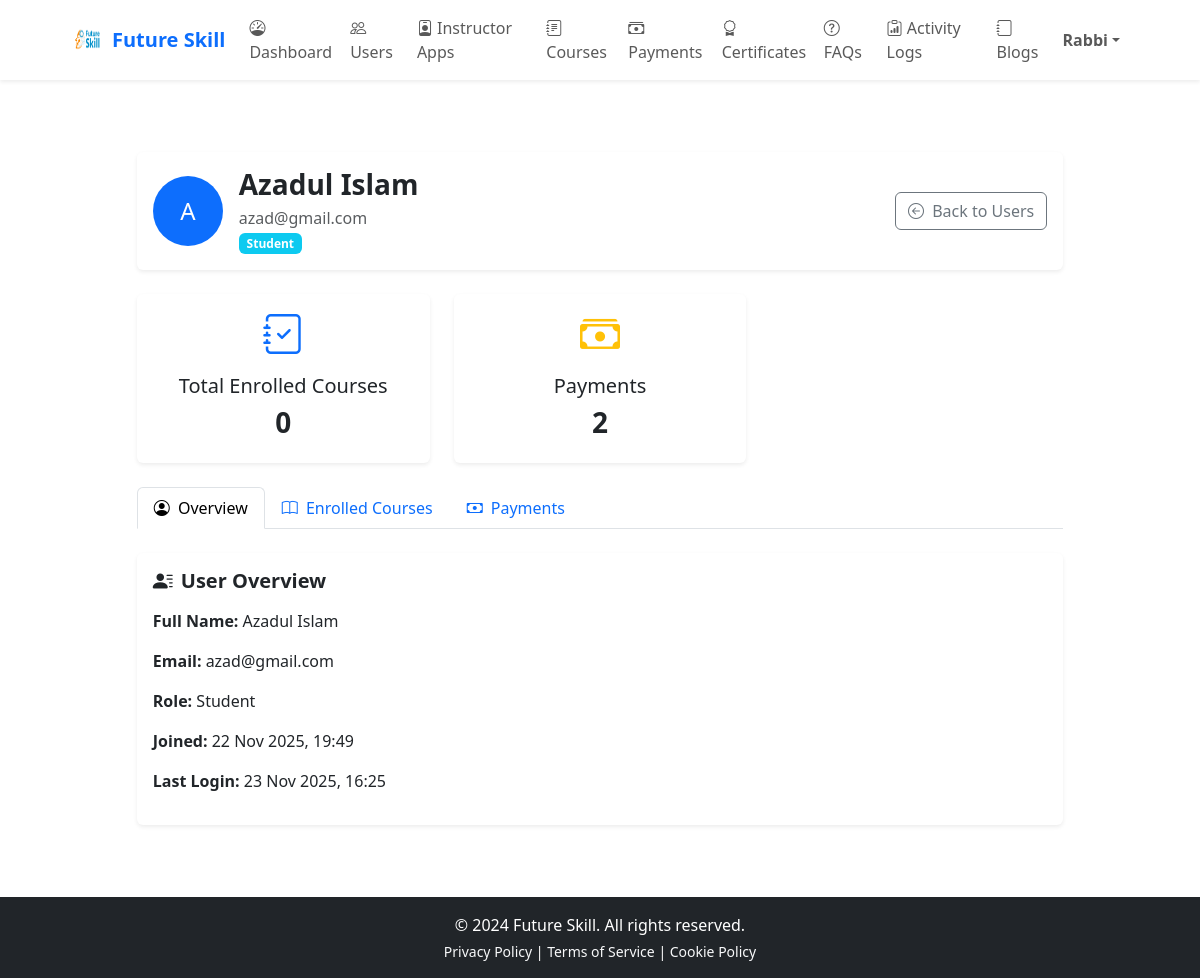
Page /admin-panel/users/30/ (signed in) on the committed database.
### apps/accounts/models.py (models this page shows, shortened)
class User(AbstractUser):
    STUDENT = "student"
    INSTRUCTOR = "instructor"
    ADMIN = "admin"
    LEARNER = "learner"
    ROLE_CHOICES = (
        (STUDENT, "Student"),
        (INSTRUCTOR, "Instructor"),
        (ADMIN, "Admin"),
    )
    role = models.CharField(
        max_length=20,
        choices=ROLE_CHOICES,
        default=STUDENT,
    )
    avatar = models.ImageField(upload_to="avatars/", null=True, blank=True)
    is_approved = models.BooleanField(default=False)

### apps/admin_tools/views.py (the view)
# urls.py: path("users/<int:user_id>/", views.user_profile, name="user_profile"),
@admin_required
def user_profile(request, user_id):
    user_obj = get_object_or_404(User, id=user_id)
    instructor_profile = None
    learner_profile = None
    try:
        instructor_profile = InstructorProfile.objects.filter(user=user_obj).first()
    except Exception:
        instructor_profile = None
    try:
        learner_profile = LearnerProfile.objects.filter(user=user_obj).first()
    except Exception:
        learner_profile = None
    courses_created = Course.objects.filter(instructor=user_obj).count()
    courses_enrolled = 0
    payments = Payment.objects.filter(user=user_obj).order_by("-created_at")[:20]
    context = {
        "user_obj": user_obj,
        "instructor_profile": instructor_profile,
        "learner_profile": learner_profile,
        "courses_created": courses_created,
        "courses_enrolled": courses_enrolled,
        "payments": payments,
    }
    return render(request, "admin_tools/user_profile.html", context)

### apps/admin_tools/views.py (called while the page is built)
def is_admin(user):
    return user.is_authenticated and user.role == "admin"

### apps/core/context_processors.py (called while the page is built, shortened)
def user_role_context(request):
    user = getattr(request, "user", None)
    role = getattr(user, "role", None)
    is_student = role in ("student", "learner")
    is_instructor = role == "instructor"
    is_admin = role == "admin" or getattr(user, "is_staff", False)
    return {
        "user_role": role,
        "is_student_user": is_student,
        "is_instructor_user": is_instructor,
        "is_admin_user": is_admin,
    }

### templates/admin_tools/user_profile.html (shortened to what this page needs)
{% extends "base.html" %}
{% load static %}
{% block content %}
<div class="container py-5">
  <div class="card shadow-sm border-0 mb-4">
    <div class="card-body d-flex flex-wrap align-items-center justify-content-between">
      <div class="d-flex align-items-center mb-3 mb-md-0">
        <div class="rounded-circle bg-primary text-white d-flex align-items-center justify-content-center"
             style="width:70px;height:70px;font-size:1.5rem;">
          {{ user_obj.first_name|default:user_obj.username|slice:":1"|upper }}
        </div>
        <div class="ms-3">
          <h3 class="mb-1 fw-bold">{{ user_obj.get_full_name|default:user_obj.username }}</h3>
          <p class="text-muted mb-0">{{ user_obj.email }}</p>
          <span class="badge {% if user_obj.role == 'student' %}bg-info{% elif user_obj.role == 'instructor' %}bg-success{% else %}bg-dark{% endif %}">
            {{ user_obj.role|capfirst }}
          </span>
        </div>
      </div>
      <a href="{% url 'admin_tools:user_management_list' %}" class="btn btn-outline-secondary">
        <i class="bi bi-arrow-left-circle me-1"></i> Back to Users
      </a>
    </div>
  </div>
  <div class="row g-4 mb-4">
    {% if user_obj.role == 'student' %}
      <div class="col-md-4">
        <div class="card border-0 shadow-sm text-center">
          <div class="card-body">
            <i class="bi bi-journal-check text-primary display-6"></i>
            <h5 class="mt-3">Total Enrolled Courses</h5>
            <h3 class="fw-bold">{{ enrolled_courses|length }}</h3>
          </div>
        </div>
      </div>
    {% endif %}
    <div class="col-md-4">
      <div class="card border-0 shadow-sm text-center">
        <div class="card-body">
          <i class="bi bi-cash-stack text-warning display-6"></i>
          <h5 class="mt-3">Payments</h5>
          <h3 class="fw-bold">{{ payments|length }}</h3>
        </div>
      </div>
    </div>
  </div>
  <ul class="nav nav-tabs mb-4" id="userProfileTabs" role="tablist">
    <li class="nav-item" role="presentation">
      <button class="nav-link active" id="overview-tab" data-bs-toggle="tab" data-bs-target="#overview"
              type="button" role="tab"><i class="bi bi-person-circle me-1"></i> Overview</button>
    </li>
    {% if user_obj.role == 'student' %}
    <li class="nav-item" role="presentation">
      <button class="nav-link" id="enrolled-tab" data-bs-toggle="tab" data-bs-target="#enrolled"
              type="button" role="tab"><i class="bi bi-book me-1"></i> Enrolled Courses</button>
    </li>
    {% elif user_obj.role == 'instructor' %}
    <li class="nav-item" role="presentation">
      <button class="nav-link" id="created-tab" data-bs-toggle="tab" data-bs-target="#created"
              type="button" role="tab"><i class="bi bi-mortarboard me-1"></i> Created Courses</button>
    </li>
    {% endif %}
    <li class="nav-item" role="presentation">
      <button class="nav-link" id="payments-tab" data-bs-toggle="tab" data-bs-target="#payments"
              type="button" role="tab"><i class="bi bi-cash me-1"></i> Payments</button>
    </li>
  </ul>
  <div class="tab-content" id="userProfileTabsContent">
    <div class="tab-pane fade show active" id="overview" role="tabpanel">
      <div class="card shadow-sm border-0">
        <div class="card-body">
          <h5 class="fw-bold mb-3"><i class="bi bi-person-lines-fill me-2"></i>User Overview</h5>
          <p><strong>Full Name:</strong> {{ user_obj.get_full_name|default:"N/A" }}</p>
          <p><strong>Email:</strong> {{ user_obj.email }}</p>
          <p><strong>Role:</strong> {{ user_obj.role|capfirst }}</p>
          <p><strong>Joined:</strong> {{ user_obj.date_joined|date:"d M Y, H:i" }}</p>
          <p><strong>Last Login:</strong> {{ user_obj.last_login|date:"d M Y, H:i"|default:"Never" }}</p>
        </div>
      </div>
    </div>
  </div>
</div>
{% endblock %}

### templates/partials/header_admin.html (shortened to what this page needs)
{% load static %}
<nav class="navbar navbar-expand-lg navbar-light bg-white shadow-sm sticky-top">
  <div class="container">
    <a class="navbar-brand d-flex align-items-center fw-bold" href="{% url 'admin_tools:dashboard' %}">
      <img src="{% static 'images/logo.png' %}" width="32" height="32" class="me-2" alt="Future Skill">
      <span class="text-primary">Future Skill</span>
    </a>
    <div class="collapse navbar-collapse" id="adminTopNav">
      <ul class="navbar-nav me-auto">
        <li class="nav-item"><a class="nav-link" href="{% url 'admin_tools:dashboard' %}"><i class="bi bi-speedometer"></i> Dashboard</a></li>
        <li class="nav-item"><a class="nav-link" href="{% url 'admin_tools:user_management_list' %}"><i class="bi bi-people"></i> Users</a></li>
        <li class="nav-item"><a class="nav-link" href="{% url 'admin_tools:instructor_applications' %}"><i class="bi bi-person-badge"></i> Instructor Apps</a></li>
        <li class="nav-item"><a class="nav-link" href="{% url 'admin_tools:admin_course_list' %}"><i class="bi bi-journal-text"></i> Courses</a></li>
        <li class="nav-item"><a class="nav-link" href="{% url 'payments:admin_payments' %}"><i class="bi bi-cash-stack"></i> Payments</a></li>
        <li class="nav-item"><a class="nav-link" href="{% url 'admin_tools:certificate_list' %}"><i class="bi bi-award"></i> Certificates</a></li>
        <li class="nav-item"><a class="nav-link" href="{% url 'admin_tools:faq_manage' %}"><i class="bi bi-question-circle"></i> FAQs</a></li>
        <li class="nav-item"><a class="nav-link" href="{% url 'admin_tools:admin_logs' %}"><i class="bi bi-clipboard-data"></i> Activity Logs</a></li>
        <li class="nav-item"><a class="nav-link" href="{% url 'admin_tools:blog_admin_list' %}"><i class="bi bi-journal"></i> Blogs</a></li>
      </ul>
      <ul class="navbar-nav ms-auto align-items-center">
        <li class="nav-item dropdown">
          <a class="nav-link dropdown-toggle fw-semibold" href="#" data-bs-toggle="dropdown">{{ request.user.get_full_name|default:request.user.username }}</a>
        </li>
      </ul>
    </div>
  </div>
</nav>

### templates/base.html (style rules this page uses)
.container, .container-fluid { max-width: 90% !important; margin-left: auto; margin-right: auto; }

### rows in the picture
User: user.get_full_name "Rabbi"
User: first_name "A", get_full_name "Azadul Islam", email "azad@gmail.com", role "Student", date_joined "22 Nov 2025, 19:49", last_login "23 Nov 2025, 16:25"

### other values in the picture
{{ enrolled_courses|length }} "0"
{{ payments|length }} "2"
{{ now.year|default:"2024" }} "2024"
